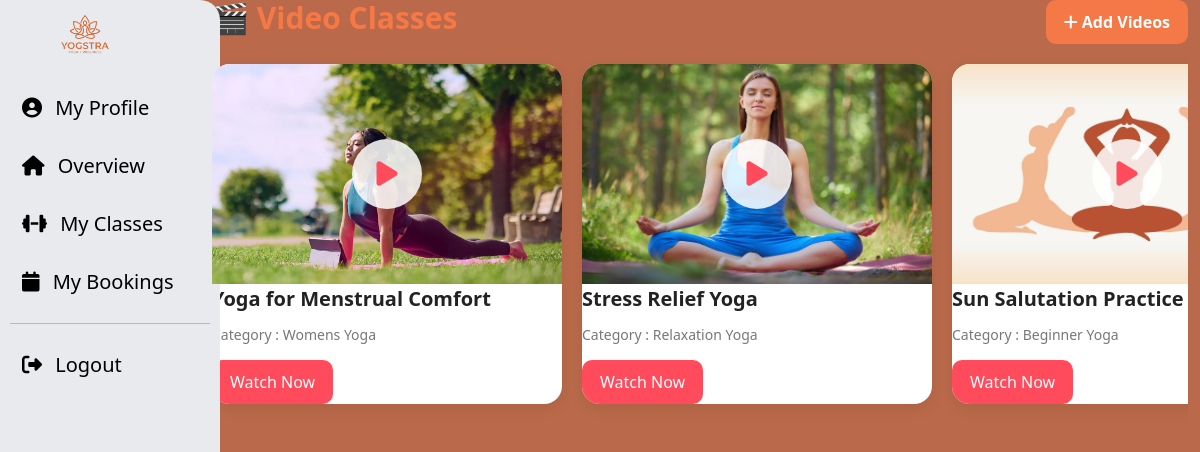
The app's page /teacher_panel/videos.php with its own data.
### tables this page shows
CREATE TABLE `videos` (
  `id` int(11) NOT NULL,
  `title` varchar(255) NOT NULL,
  `description` text NOT NULL,
  `thumbnail` varchar(255) NOT NULL,
  `video_file` varchar(255) NOT NULL,
  `category` varchar(100) NOT NULL,
  `created_at` timestamp NOT NULL DEFAULT current_timestamp(),
  `uploaded_by` int(11) DEFAULT NULL,
  `uploader_role` varchar(20) DEFAULT NULL
);

### teacher_panel/videos.php (the view, shortened to what this page needs)
<?php
global $conn;
$sql = "SELECT * FROM videos ORDER BY id DESC";
$result = mysqli_query($conn, $sql);
?>
<!DOCTYPE html>
<html lang="en">
<head>
    <link href="../assets/bootstrap/css/bootstrap.min.css"
        rel="stylesheet">
    <link rel="stylesheet"
        href="../assets/bootstrap/css/bootstrap.min.css">
</head>
<body style="background-color:#ba6a4a;">
    <div class="container-fluid ">
        <div class="row">
            <div class="col-md-2 left pt-3" style="background:#e9eaee;">
                <?php include('sidebar.php'); ?>
            </div>
            <div class="col-md-10 ">
                <div class="d-flex justify-content-between align-items-center flex-wrap">
                    <h1 class="page-title">
                    </h1>
                    <a href="../admin/add_video.php" class="add-btn">
                        <i class="fa fa-plus"></i> Add Videos
                    </a>
                </div>
                <div class="video-scroll">
                    <?php
                    while ($row = mysqli_fetch_assoc($result)) {
                    ?>
                        <div class="video-item">
                            <div class="video-card">
                                <div class="thumbnail-box">
                                    <img src="../uploads/thumbnails/<?php echo $row['thumbnail']; ?>">
                                    <div class="play-icon">
                                        <i class="fa-solid fa-play"></i>
                                    </div>
                                </div>
                                <div class="card-body">
                                    <div class="video-title">
                                        <?php echo $row['title']; ?>
                                    </div>
                                    <div class="category">
                                        Category :
                                        <?php echo $row['category']; ?>
                                    </div>
                                    <a href="single-video.php?id=<?php echo $row['id']; ?>"
                                        class="watch-btn">
                                        Watch Now
                                    </a>
                                </div>
                            </div>
                        </div>
                    <?php } ?>
                </div>
            </div>
        </div>
    </div>
</body>
</html>

### teacher_panel/videos.php (style rules this page uses)
body { background: #f4f7fb; font-family: 'Poppins', sans-serif; }
.page-title { font-size:30px; font-weight:bold; color:#f57847; }
.add-btn { background:#f57847; color:white; border:none; padding:10px 18px; border-radius:10px; transition:0.3s; text-decoration:none; font-weight:600; }
.video-card { background: white; border-radius: 18px; overflow: hidden; transition: 0.4s; box-shadow: 0 5px 15px rgba(0, 0, 0, 0.08); height: 100%; width: 100%; }
.video-item { flex:0 0 350px; }
.thumbnail-box { position: relative; overflow: hidden; }
.thumbnail-box img { width: 100%; height: 220px; object-fit: cover; transition: 0.4s; }
.play-icon { position: absolute; top: 50%; left: 50%; transform: translate(-50%, -50%); width: 70px; height: 70px; background: rgba(255, 255, 255, 0.85); border-radius: 50%; display: flex; align-items: center; justify-content: center; font-size: 28px; color: #ff4b5c; }
.card-body { padding: 18px; }
.video-title { font-size: 20px; font-weight: 600; margin-bottom: 10px; color: #222; }
.category { font-size: 14px; color: #777; margin-bottom: 15px; }
.watch-btn { display: inline-block; text-decoration: none; background: #ff4b5c; color: white; padding: 10px 18px; border-radius: 10px; transition: 0.3s; }
.video-scroll { display: flex; gap: 20px; overflow-x: auto; overflow-y: hidden; padding: 20px 0; scroll-behavior: smooth; flex-wrap: nowrap; overflow-x:auto; }
.video-item { min-width: 350px; flex-shrink: 0; }

### records on screen
videos: thumbnail (picture), title "Yoga for Menstrual Comfort", category "Womens Yoga"
videos: thumbnail (picture), title "Stress Relief Yoga", category "Relaxation Yoga"
videos: thumbnail (picture), title "Sun Salutation Practice", category "Beginner Yoga"
